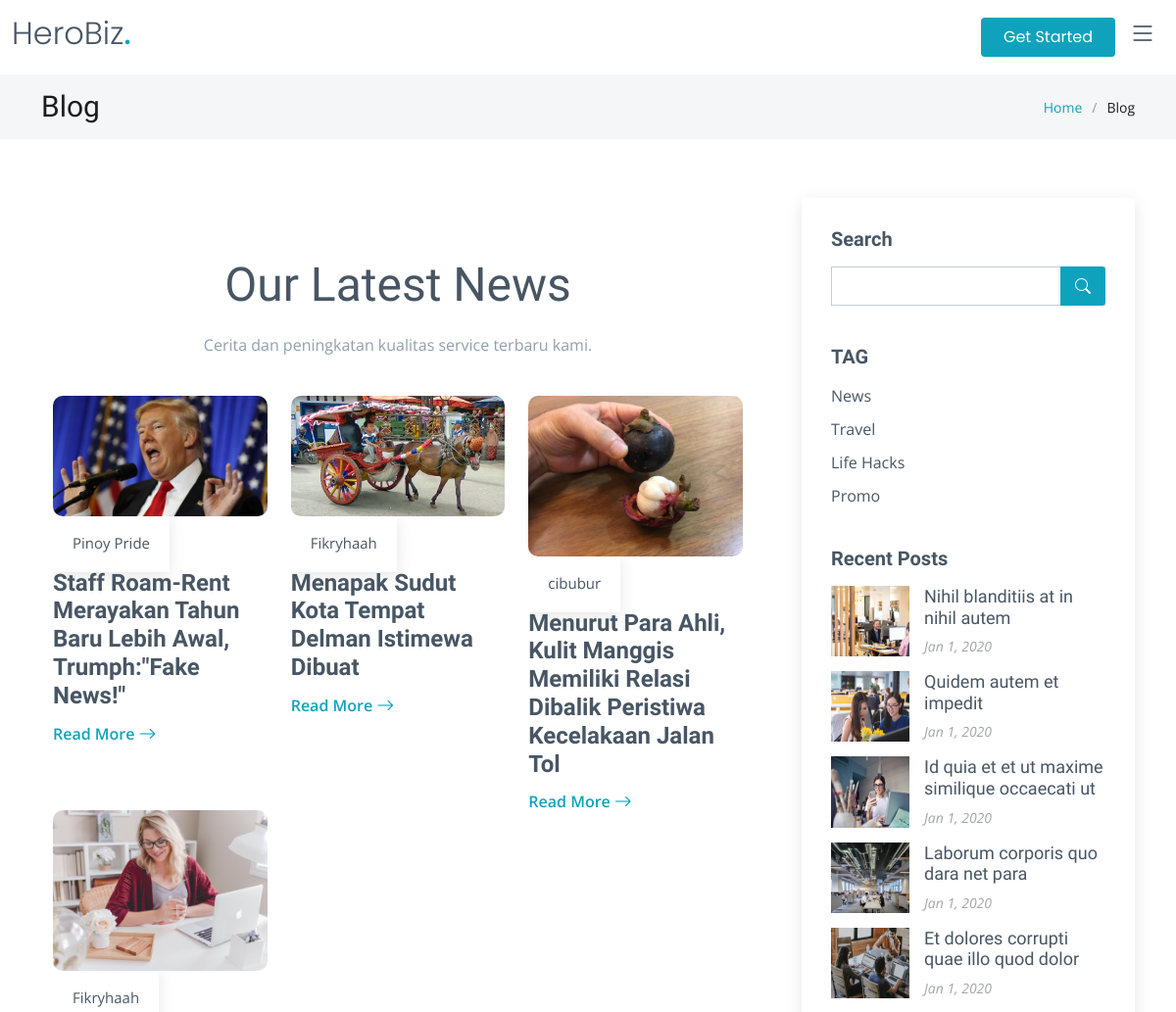
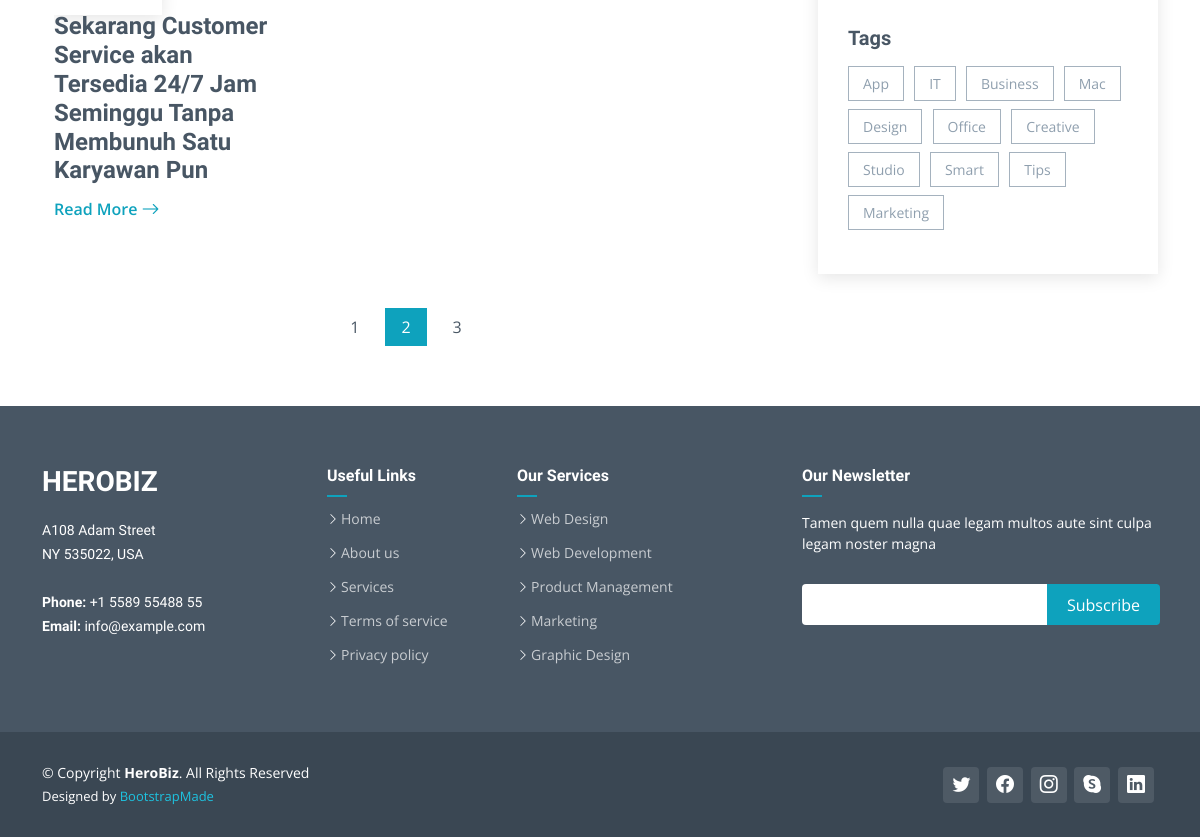
/blog-tag.php?id=1, run on the app's committed database (2 pictures, top to bottom).
### tables this page shows
CREATE TABLE `article` (
  `id` int(12) NOT NULL,
  `title` text NOT NULL,
  `text` longtext NOT NULL,
  `img_url` text DEFAULT NULL,
  `article_category_id` bigint(20) NOT NULL,
  `user_id` bigint(20) NOT NULL
);

CREATE TABLE `user` (
  `id` bigint(20) NOT NULL,
  `email` varchar(150) NOT NULL,
  `password` varchar(255) NOT NULL,
  `role` varchar(255) NOT NULL,
  `name` varchar(255) NOT NULL,
  `job` varchar(255) DEFAULT NULL,
  `about` text DEFAULT NULL,
  `country` varchar(255) DEFAULT NULL,
  `address` text DEFAULT NULL,
  `profile_picture` text DEFAULT NULL,
  `phone` varchar(15) NOT NULL,
  `twitter` varchar(255) NOT NULL
);

### blog-tag.php (the view, shortened to what this page needs)
<!DOCTYPE html>
<html lang="en">
<head>
  <link href="assets/vendor/bootstrap/css/bootstrap.min.css" rel="stylesheet">
  <link href="assets/vendor/bootstrap-icons/bootstrap-icons.css" rel="stylesheet">
  <link href="assets/vendor/aos/aos.css" rel="stylesheet">
  <link href="assets/vendor/glightbox/css/glightbox.min.css" rel="stylesheet">
  <link href="assets/vendor/swiper/swiper-bundle.min.css" rel="stylesheet">
  <link href="assets/css/hero-variables.css" rel="stylesheet">
  <link href="assets/css/hero-main.css" rel="stylesheet">
  <?php include_once 'logics/connect.php';
  $temp_id = $_GET["id"];
  $sql_article = "SELECT *,article.id as article_id ,user.name as author , article_category.name as category_name, article_category.id as category_id FROM article INNER JOIN user ON article.user_id=user.id INNER JOIN article_category ON article.article_category_id = article_category.id WHERE article_category.id = " . $temp_id . " ORDER BY article.id DESC LIMIT 25 ";
  $result_article = $conn->query($sql_article);
  ?>
</head>
<body>
  <header id="header" class="header fixed-top" data-scrollto-offset="0">
    <div class="container-fluid d-flex align-items-center justify-content-between">
      <a href="index.php" class="logo d-flex align-items-center scrollto me-auto me-lg-0">
        <h1>HeroBiz<span>.</span></h1>
      </a>
      <nav id="navbar" class="navbar">
        <i class="bi bi-list mobile-nav-toggle d-none"></i>
      </nav>
      <a class="btn-getstarted scrollto" href="index.php#about">Get Started</a>
    </div>
  </header>
  <main id="main">
    <div class="breadcrumbs">
      <div class="container">
        <div class="d-flex justify-content-between align-items-center">
          <h2>Blog</h2>
          <ol>
            <li><a href="index.php">Home</a></li>
            <li>Blog</li>
          </ol>
        </div>
      </div>
    </div>
    <section id="blog" class="blog">
      <div class="container" data-aos="fade-up">
        <div class="row g-5">
          <div class="col-lg-8">
          <section id="recent-blog-posts" class="recent-blog-posts">
            <div class="container" data-aos="fade-up">
            <div class="section-header">
                <h2>Our Latest News</h2>
                <p>Cerita dan peningkatan kualitas service terbaru kami.</p>
            </div>
            <div class="row">
                <?php while ($row = $result_article->fetch_assoc()) {
                ?>
                <div class="col-lg-4" data-aos="fade-up" data-aos-delay="200">
                    <div class="post-box">
                    <div class="post-img"><img src="<?= $row['img_url'] ?>" class="img-fluid" alt=""></div>
                    <div class="meta">
                        <span class="post-author">
                         <?= $row['author'] ?>
                        </span>
                    </div>
                    <h3 class="post-title"><?= $row['title'] ?></h3>
                    <a href="blog-details.php?id=<?= $row['article_id'] ?>" class="readmore stretched-link"><span>Read More</span><i class="bi bi-arrow-right"></i></a>
                    </div>
                </div>
                <?php } ?>
            </div>
            </div>
        </section>
            <div class="blog-pagination">
              <ul class="justify-content-center">
                <li><a href="#">1</a></li>
                <li class="active"><a href="#">2</a></li>
                <li><a href="#">3</a></li>
              </ul>
            </div>
          </div>
          <div class="col-lg-4">
            <div class="sidebar">
              <div class="sidebar-item search-form">
                <h3 class="sidebar-title">Search</h3>
                <form action="" class="mt-3">
                  <input type="text">
                  <button type="submit"><i class="bi bi-search"></i></button>
                </form>
              </div>
              <div class="sidebar-item categories">
                <h3 class="sidebar-title">TAG</h3>
                <ul class="mt-3">
                  <li><a href="blog-tag.php?id=1">News</a></li>
                  <li><a href="blog-tag.php?id=2">Travel</a></li>
                  <li><a href="blog-tag.php?id=3">Life Hacks</a></li>
                  <li><a href="blog-tag.php?id=4">Promo</a></li>
                </ul>
              </div>
              <div class="sidebar-item recent-posts">
                <h3 class="sidebar-title">Recent Posts</h3>
                <div class="mt-3">
                  <div class="post-item mt-3">
                    <img src="assets/img/blog/blog-recent-1.jpg" alt="" class="flex-shrink-0">
                    <div>
                      <h4><a href="blog-post.html">Nihil blanditiis at in nihil autem</a></h4>
                      <time datetime="2020-01-01">Jan 1, 2020</time>
                    </div>
                  </div>
                  <div class="post-item">
                    <img src="assets/img/blog/blog-recent-2.jpg" alt="" class="flex-shrink-0">
                    <div>
                      <h4><a href="blog-post.html">Quidem autem et impedit</a></h4>
                      <time datetime="2020-01-01">Jan 1, 2020</time>
                    </div>
                  </div>
                  <div class="post-item">
                    <img src="assets/img/blog/blog-recent-3.jpg" alt="" class="flex-shrink-0">
                    <div>
                      <h4><a href="blog-post.html">Id quia et et ut maxime similique occaecati ut</a></h4>
                      <time datetime="2020-01-01">Jan 1, 2020</time>
                    </div>
                  </div>
                  <div class="post-item">
                    <img src="assets/img/blog/blog-recent-4.jpg" alt="" class="flex-shrink-0">
                    <div>
                      <h4><a href="blog-post.html">Laborum corporis quo dara net para</a></h4>
                      <time datetime="2020-01-01">Jan 1, 2020</time>
                    </div>
                  </div>
                  <div class="post-item">
                    <img src="assets/img/blog/blog-recent-5.jpg" alt="" class="flex-shrink-0">
                    <div>
                      <h4><a href="blog-post.html">Et dolores corrupti quae illo quod dolor</a></h4>
                      <time datetime="2020-01-01">Jan 1, 2020</time>
                    </div>
                  </div>
                </div>
              </div>
              <div class="sidebar-item tags">
                <h3 class="sidebar-title">Tags</h3>
                <ul class="mt-3">
                  <li><a href="#">App</a></li>
                  <li><a href="#">IT</a></li>
                  <li><a href="#">Business</a></li>
                  <li><a href="#">Mac</a></li>
                  <li><a href="#">Design</a></li>
                  <li><a href="#">Office</a></li>
                  <li><a href="#">Creative</a></li>
                  <li><a href="#">Studio</a></li>
                  <li><a href="#">Smart</a></li>
                  <li><a href="#">Tips</a></li>
                  <li><a href="#">Marketing</a></li>
                </ul>
              </div>
            </div>
          </div>
        </div>
      </div>
    </section>
  </main>
  <footer id="footer" class="footer">
    <div class="footer-content">
      <div class="container">
        <div class="row">
          <div class="col-lg-3 col-md-6">
            <div class="footer-info">
              <h3>HeroBiz</h3>
              <p>
                A108 Adam Street <br>
                NY 535022, USA<br><br>
                <strong>Phone:</strong> +1 5589 55488 55<br>
                <strong>Email:</strong> info@example.com<br>
              </p>
            </div>
          </div>
          <div class="col-lg-2 col-md-6 footer-links">
            <h4>Useful Links</h4>
            <ul>
              <li><i class="bi bi-chevron-right"></i> <a href="#">Home</a></li>
              <li><i class="bi bi-chevron-right"></i> <a href="#">About us</a></li>
              <li><i class="bi bi-chevron-right"></i> <a href="#">Services</a></li>
              <li><i class="bi bi-chevron-right"></i> <a href="#">Terms of service</a></li>
              <li><i class="bi bi-chevron-right"></i> <a href="#">Privacy policy</a></li>
            </ul>
          </div>
          <div class="col-lg-3 col-md-6 footer-links">
            <h4>Our Services</h4>
            <ul>
              <li><i class="bi bi-chevron-right"></i> <a href="#">Web Design</a></li>
              <li><i class="bi bi-chevron-right"></i> <a href="#">Web Development</a></li>
              <li><i class="bi bi-chevron-right"></i> <a href="#">Product Management</a></li>
              <li><i class="bi bi-chevron-right"></i> <a href="#">Marketing</a></li>
              <li><i class="bi bi-chevron-right"></i> <a href="#">Graphic Design</a></li>
            </ul>
          </div>
          <div class="col-lg-4 col-md-6 footer-newsletter">
            <h4>Our Newsletter</h4>
            <p>Tamen quem nulla quae legam multos aute sint culpa legam noster magna</p>
            <form action="" method="post">
              <input type="email" name="email"><input type="submit" value="Subscribe">
            </form>
          </div>
        </div>
      </div>
    </div>
    <div class="footer-legal text-center">
      <div class="container d-flex flex-column flex-lg-row justify-content-center justify-content-lg-between align-items-center">
        <div class="d-flex flex-column align-items-center align-items-lg-start">
          <div class="copyright">
            &copy; Copyright <strong><span>HeroBiz</span></strong>. All Rights Reserved
          </div>
          <div class="credits">
            Designed by <a href="https://bootstrapmade.com/">BootstrapMade</a>
          </div>
        </div>
        <div class="social-links order-first order-lg-last mb-3 mb-lg-0">
          <a href="#" class="twitter"><i class="bi bi-twitter"></i></a>
          <a href="#" class="facebook"><i class="bi bi-facebook"></i></a>
          <a href="#" class="instagram"><i class="bi bi-instagram"></i></a>
          <a href="#" class="google-plus"><i class="bi bi-skype"></i></a>
          <a href="#" class="linkedin"><i class="bi bi-linkedin"></i></a>
        </div>
      </div>
    </div>
  </footer>
</body>
</html>

### assets/css/hero-variables.css (style rules this page uses)
:root { --font-default: 'Open Sans', system-ui, -apple-system, "Segoe UI", Roboto, "Helvetica Neue", Arial, "Noto Sans", "Liberation Sans", sans-serif, "Apple Color Emoji", "Segoe UI Emoji", "Segoe UI Symbol", "Noto Color Emoji"; --font-primary: 'Source Sans Pro', sans-serif; --font-secondary: 'Poppins', sans-serif; --color-default: #1a1f24; --color-default-rgb: 26, 31, 36; --color-links: #0ea2bd; --color-links-hover: #1ec3e0; --color-primary: #0ea2bd; --color-primary-light: #1ec3e0; --color-primary-dark: #0189a1; --color-primary-rgb: 14, 162, 189; --color-primary-light-rgb: 30, 195, 224; --color-primary-dark-rgb: 1, 137, 161; --color-secondary: #485664; --color-secondary-light: #8f9fae; --color-secondary-dark: #3a4753; --color-secondary-rgb: 72, 86, 100; --color-secondary-light-rgb: 143, 159, 174; --color-secondary-dark-rgb: 58, 71, 83; --color-blue: #0d6efd; --color-blue-rgb: 13, 110, 253; --color-indigo: #6610f2; --color-indigo-rgb: 102, 16, 242; --color-purple: #6f42c1; --color-purple-rgb: 111, 66, 193; --color-pink: #f3268c; --color-pink-rgb: 243, 38, 140; --color-red: #df1529; --color-red-rgb: 223, 21, 4; --color-orange: #fd7e14; --color-orange-rgb: 253, 126, 20; --color-yellow: #ffc107; --color-yellow-rgb: 255, 193, 7; --color-green: #059652; --color-green-rgb: 5, 150, 82; --color-teal: #20c997; --color-teal-rgb: 32, 201, 151; --color-cyan: #0dcaf0; --color-cyan-rgb: 13, 202, 240; --color-white: #ffffff; --color-white-rgb: 255, 255, 255; --color-gray: #6c757d; --color-gray-rgb: 108, 117, 125; --color-black: #000000; --color-black-rgb: 0, 0, 0; }
:root { --bs-blue: var(--color-blue); --bs-indigo: var(--color-indigo); --bs-purple: var(--color-purple); --bs-pink: var(--color-pink); --bs-red: var(--color-red); --bs-orange: var(--color-orange); --bs-yellow: var(--color-yellow); --bs-green: var(--color-green); --bs-teal: var(--color-teal); --bs-cyan: var(--color-cyan); --bs-white: var(--color-white); --bs-gray: var(--color-gray); --bs-gray-dark: #343a40; --bs-gray-100: #f8f9fa; --bs-gray-200: #e9ecef; --bs-gray-300: #dee2e6; --bs-gray-400: #ced4da; --bs-gray-500: #adb5bd; --bs-gray-600: #6c757d; --bs-gray-700: #495057; --bs-gray-800: #343a40; --bs-gray-900: #212529; --bs-primary: var(--color-blue); --bs-secondary: var(--color-blue); --bs-success: #198754; --bs-info: #0dcaf0; --bs-warning: #ffc107; --bs-danger: #dc3545; --bs-light: #f8f9fa; --bs-dark: #212529; --bs-primary-rgb: var(--color-primary-rgb); --bs-secondary-rgb: var(--color-secondary-rgb); --bs-success-rgb: 25, 135, 84; --bs-info-rgb: 13, 202, 240; --bs-warning-rgb: 255, 193, 7; --bs-danger-rgb: 220, 53, 69; --bs-light-rgb: 248, 249, 250; --bs-dark-rgb: 33, 37, 41; --bs-white-rgb: var(--color-white-rgb); --bs-black-rgb: var(--color-black-rgb); --bs-body-color-rgb: var(--color-default-rgb); --bs-body-bg-rgb: 255, 255, 255; --bs-font-sans-serif: var(--font-default); --bs-font-monospace: SFMono-Regular, Menlo, Monaco, Consolas, "Liberation Mono", "Courier New", monospace; --bs-gradient: linear-gradient(180deg, rgba(255, 255, 255, 0.15), rgba(255, 255, 255, 0)); --bs-body-font-family: var(--font-default); --bs-body-font-size: 1rem; --bs-body-font-weight: 400; --bs-body-line-height: 1.5; --bs-body-color: var(--color-default); --bs-body-bg: #fff; }

### data on the page
article: img_url (picture), user.name "Pinoy Pride", title "Staff Roam-Rent Merayakan Tahun Baru Lebih Awal, Trumph:\"Fake News!\""
article: img_url (picture), user.name "Fikryhaah", title "Menapak Sudut Kota Tempat Delman Istimewa Dibuat"
article: img_url (picture), user.name "cibubur", title "Menurut Para Ahli, Kulit Manggis Memiliki Relasi Dibalik Peristiwa Kecelakaan Jalan Tol"
article: img_url (picture), user.name "Fikryhaah", title "Sekarang Customer Service akan Tersedia 24/7 Jam Seminggu Tanpa Membunuh Satu Karyawan Pun"
